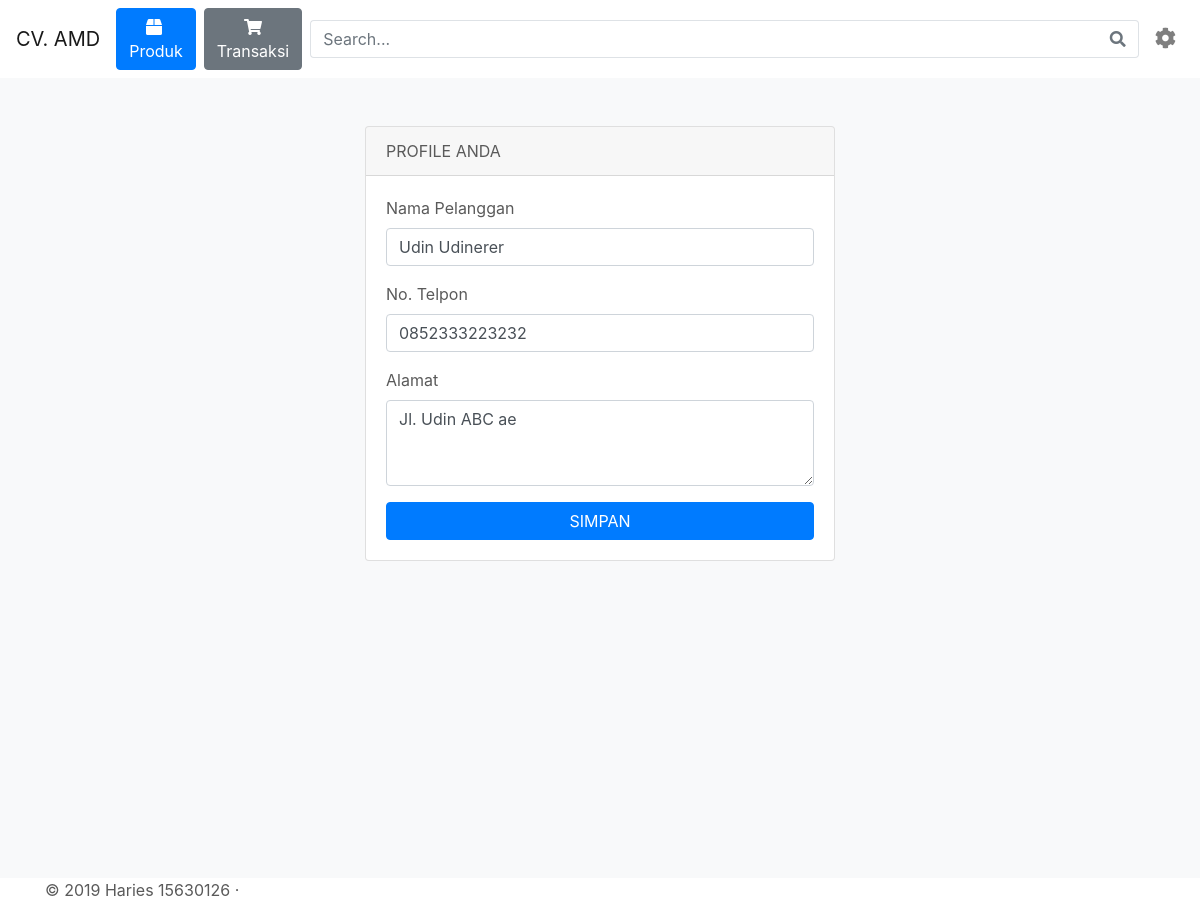
/profile.php (signed in), run on the app's committed database.
### tables this page shows
CREATE TABLE `about` (
  `id` int(11) NOT NULL,
  `nama` varchar(180) NOT NULL,
  `alias` varchar(180) NOT NULL,
  `alamat` varchar(180) NOT NULL,
  `telpon` varchar(180) NOT NULL,
  `email` varchar(180) NOT NULL,
  `tanda_tangan` varchar(180) NOT NULL,
  `nama_ttd` varchar(180) NOT NULL,
  `no_peg` varchar(180) NOT NULL,
  `moto` varchar(180) NOT NULL
);

CREATE TABLE `pelanggan_profile` (
  `id` int(11) NOT NULL,
  `id_pelanggan` int(11) NOT NULL,
  `nama_pelanggan` varchar(180) NOT NULL,
  `no_telpon` varchar(14) NOT NULL,
  `alamat` text NOT NULL,
  `created_at` varchar(180) NOT NULL
);

### about.php (called while the page is built, shortened)
<?php
$sql = "SELECT * FROM about WHERE id = '1'";
$result = $conn->query($sql);
$row = mysqli_fetch_assoc($result);
$alias = $row['alias'];
?>

### front/auth.php (called while the page is built, shortened)
<?php
include('front/core/koneksi.php');
if(!isset($_SESSION["pel"])){
    $guest = true;
}else {
    $pel = $_SESSION["pel"];
    $id_pel = $pel['id'];
    $sql = "SELECT id FROM pelanggan_profile WHERE id_pelanggan='$id_pel'";
    $pel_pro = $conn->query($sql);
    $row = mysqli_fetch_assoc($pel_pro);
    $id_profile = $row['id'];
    $not_lunas = $conn->query("SELECT * FROM penjualan WHERE id_pelanggan_profile = '$id_profile' AND status != 'lunas'");
    $cek_lunas = mysqli_num_rows($not_lunas);
    if($cek_lunas > 0){
        $isNotLunas = TRUE;
    }else{
        $isNotLunas = FALSE;
    }
};
?>

### profile.php (the view, shortened to what this page needs)
<?php
include('front/core/header.php');
if($guest){
    header("Location: ../login.php");
}else{
    $id_pel = $pel['id'];
    $sql = "SELECT * FROM pelanggan_profile WHERE id_pelanggan='$id_pel'";
    $pelanggan = $conn->query($sql);
    $row = null;
    if($pelanggan){
        $row = mysqli_fetch_assoc($pelanggan);
    }
}
?>
    <main role="main">
        <div class="container-fluid py-5 bg-light" style="height:100vh">
            <div class="row justify-content-center align-center ">
                <div class="col-5">
                    <div class="card">
                        <div class="card-header">
                            PROFILE ANDA
                        </div>
                        <div class="card-body">
                            <form action="front/simpan_profile.php" method="post">
                                <div class="form-group">
                                    <label for="nama-pelanggan">Nama Pelanggan</label>
                                    <input type="text" class="form-control" id="nama-pelanggan" placeholder="Nama Pelanggan...."
                                    value="<?php echo $row['nama_pelanggan'] ? $row['nama_pelanggan'] : '' ?>"
                                    required
                                    name="nama_pelanggan"
                                    >
                                </div>
                                <div class="form-group">
                                    <label for="no-telpon">No. Telpon</label>
                                    <input type="text" class="form-control" id="no-telpon" placeholder="No Telpon...."
                                    value="<?php echo $row['no_telpon'] ? $row['no_telpon'] : '' ?>"
                                    required
                                    name="no_telpon"
                                    >
                                </div>
                                <div class="form-group">
                                    <label for="alamat">Alamat</label>
                                    <textarea class="form-control" id="alamat" rows="3" required
                                    name="alamat"
                                    ><?php echo $row['alamat'] ? $row['alamat'] : '' ?></textarea>
                                </div>
                                <button name="profile" value="profile" type="submit" class="btn btn-primary btn-block">SIMPAN</button>
                            </form>
                        </div>
                    </div>
                </div>
            </div>
        </div>
    </main>
<?php
include('front/core/footer.php');
?>

### front/core/header.php (shortened to what this page needs)
<?php
    require_once("front/auth.php");
    include('about.php');
    function active($currect_page){
        $url_array =  explode('/', $_SERVER['REQUEST_URI']) ;
        $url = end($url_array);
        if($currect_page == $url){
            echo 'active';
        }
    }
?>
<!doctype html>
<html lang="en">
  <head>
    <link rel="stylesheet" href="assets/fontawesome-free/css/all.min.css">
    <link href="assets/bootstrap/css/bootstrap.min.css" rel="stylesheet">
    <link rel="stylesheet" href="assets/datatables/dataTables.bootstrap4.min.css">
    <link href="assets/css/public.css" rel="stylesheet">
  </head>
  <body>
  <header>
    <nav class="navbar navbar-expand-md navbar-light bg-faded">
        <a href="/" class="navbar-brand"><?php echo $alias ?></a>
        <div class="navbar-collapse collapse" id="navbar5">
            <ul class="navbar-nav">
                <li class="nav-item mr-2 <?php active('main.php');?>">
                    <a class="btn btn-primary" href="main.php">
                        <i class="fas fa-box mr-1"></i> Produk
                    </a>
                </li>
                <li class="nav-item">
                    <a class="btn btn-secondary" href="riwayat_transaksi.php">
                        <i class="fas fa-shopping-cart"></i>
                        <?php if($isNotLunas) { ?>
                            <span class="badge badge-warning" style="color:white;">!</span>
                        <?php } else { ?>
                            Transaksi
                        <?php } ?>
                    </a>
                </li>
            </ul>
            <form action="main.php" method="get" class="mx-2 d-inline w-100">
                <div class="input-group">
                    <input name="cari" type="text" class="form-control border border-right-0" placeholder="Search...">
                    <span class="input-group-append">
                    <button type="submit" class="btn btn-outline-secondary border border-left-0">
                        <i class="fa fa-search"></i>
                    </button>
                </span>
                </div>
            </form>
            <ul class="navbar-nav">
                <li class="nav-item dropdown">
                    <a class="nav-link" href="http://example.com" id="navbarDropdownMenuLink" data-toggle="dropdown" aria-haspopup="true" aria-expanded="false">
                        <i class="fa fa-cog fa-lg"></i>
                    </a>
                </li>
            </ul>
        </div>
    </nav>
  </header>

### assets/css/public.css (style rules this page uses)
body { color: #5a5a5a; }

### data on the page
about: alias "CV. AMD"
pelanggan_profile: nama_pelanggan "Udin Udinerer", no_telpon "0852333223232", alamat "Jl. Udin ABC ae"
